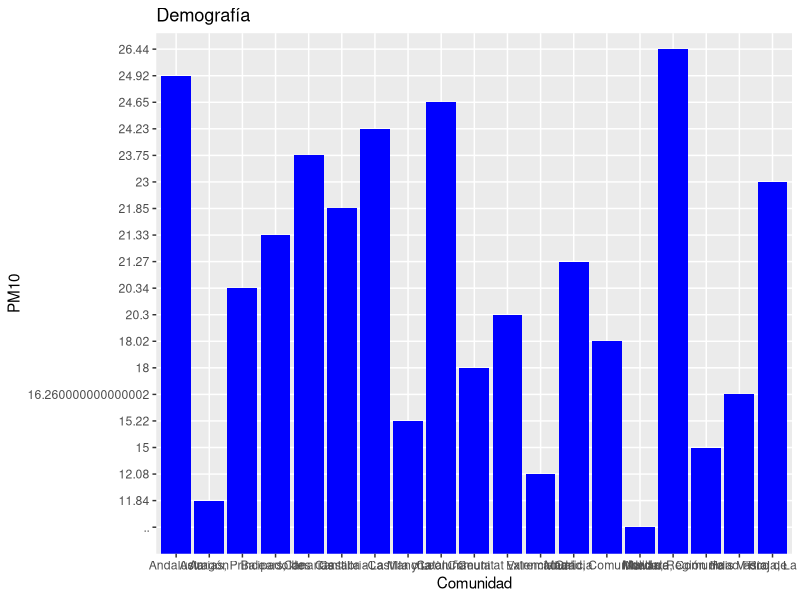
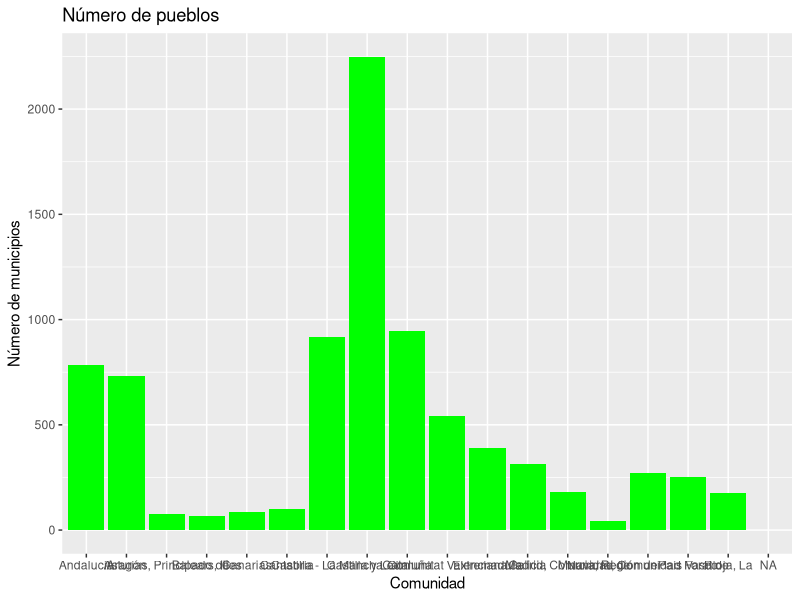
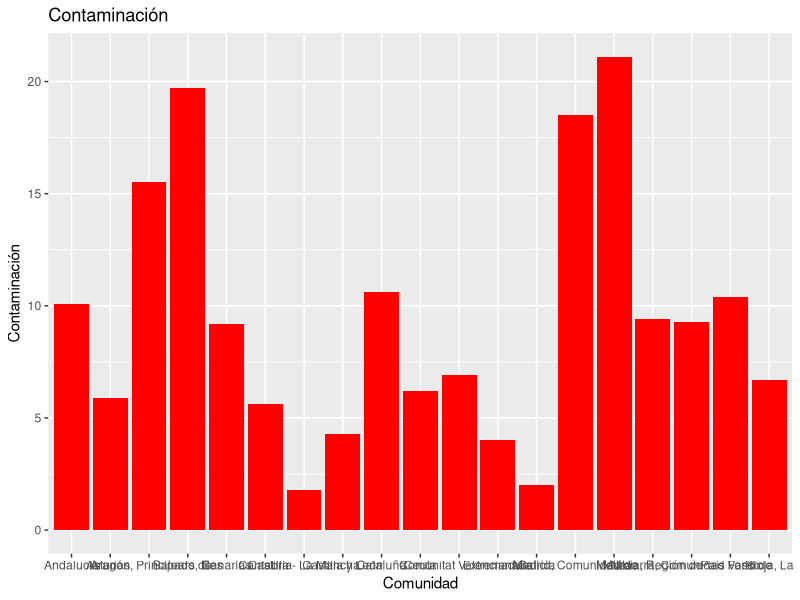
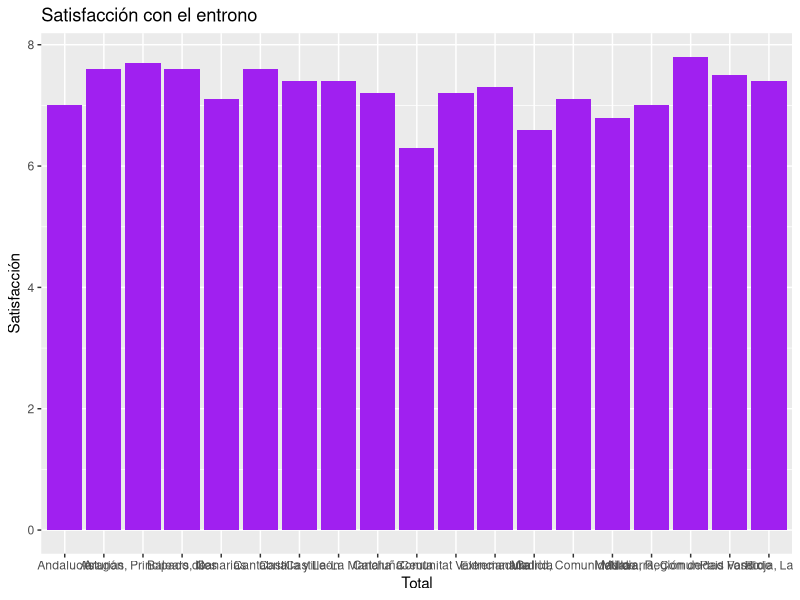
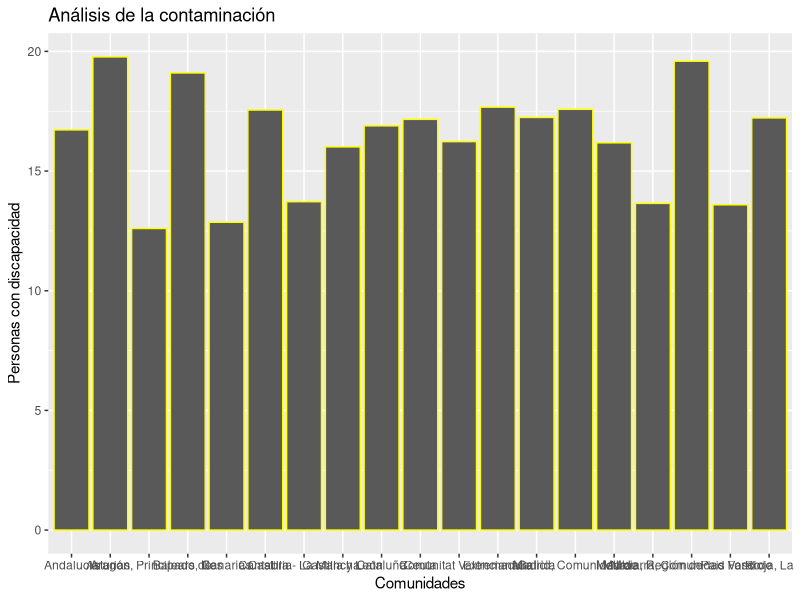
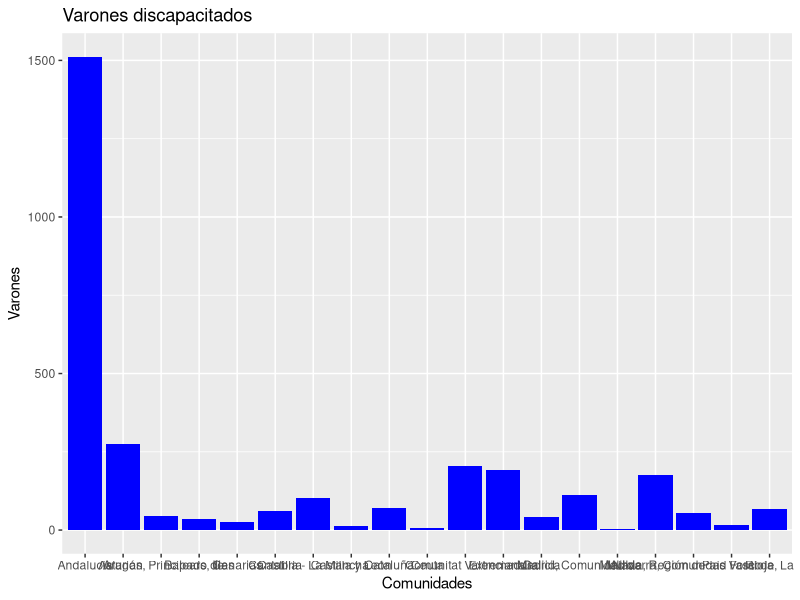
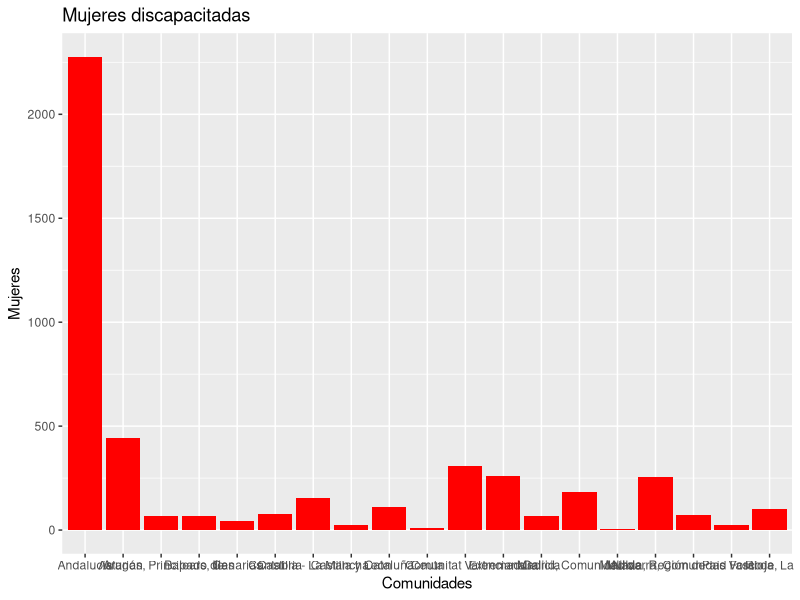
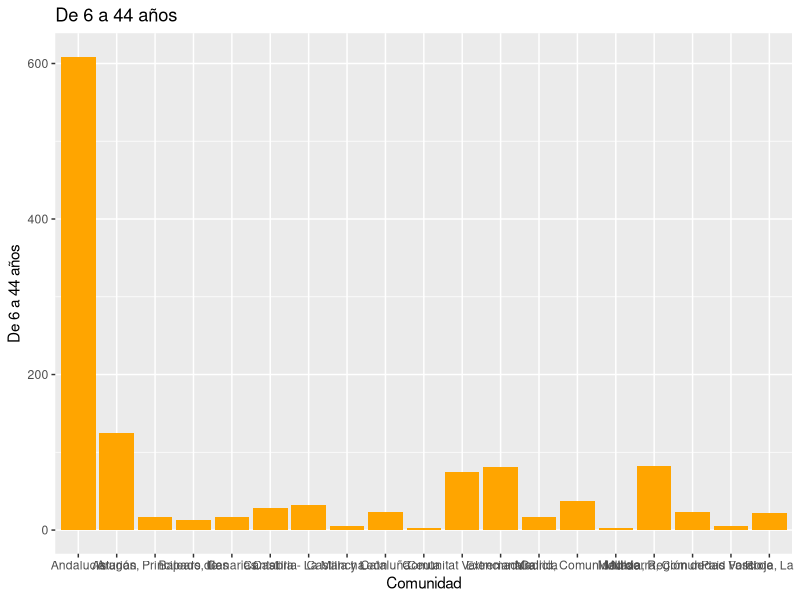

Reproduce these figures in R, in order.
## ---- chunk 1

library(readxl)

Demografia <- read_excel("DATA/Demografia.xlsx")

View(Demografia)

## ---- chunk 2
dim(Demografia)

class(Demografia)

## ---- chunk 3
dim(Demografia)

class(Demografia)
## ---- chunk 4
make.names(Demografia)

Demografia$PM10

is.double(Demografia$PM10)

typeof(Demografia$PM10)

Demografia <- dplyr::rename(.data = Demografia, Comunidad = `Total*`)

Demografia
## ---- chunk 5
as.double(Demografia$PM10)

typeof(as.double(Demografia$PM10))
## ---- chunk 6
mean(as.double(Demografia$PM10), na.rm = TRUE) 
## ---- chunk 7
median(as.double(Demografia$PM10), na.rm = TRUE)

## ---- chunk 8
Demografia$Comunidad[Demografia$PM10 == min(as.double(Demografia$PM10), na.rm = TRUE)]
## ---- chunk 9
Demografia$Comunidad[Demografia$PM10 == max(as.double(Demografia$PM10), na.rm = TRUE)]
## ---- chunk 10
summary(as.double(Demografia$PM10), na.rm = TRUE)
## ---- chunk 11
library(tidyverse)
library(ggplot2)

ggplot(data = Demografia, aes(x = `Comunidad`, y = `PM10`)) +  geom_bar(stat="identity", position="stack", fill="blue", show.legend = TRUE) + ggtitle("Demografía")
## ---- chunk 12
library(readxl)

Pueblos <- read_excel("DATA/Pueblos.xlsx")

View(Pueblos)

dim(Pueblos)

class(Pueblos)
## ---- chunk 13
Pueblos <- dplyr::rename(.data = Pueblos, Comunidad = `Comunidades Autónomas`)

Pueblos

make.names(Pueblos)

Pueblos[,2]

typeof(Pueblos$`Número de municipios`)

typeof(Pueblos$`Número de municipios`)

summary(as.integer(Pueblos$`Número de municipios`), na.rm = TRUE)

ggplot(data = Pueblos, aes(x = `Comunidad`, y = `Número de municipios`)) +  geom_bar(stat="identity", position="stack", fill="green", show.legend = TRUE) + ggtitle("Número de pueblos")
## ---- chunk 14
DemPueblos <- full_join(x = Demografia, y = Pueblos, by = c("Comunidad"))

DemPueblos
## ---- chunk 15
library(readxl)

Contaminacion <- read_excel("DATA/Contaminacion.xlsx")

View(Contaminacion)
## ---- chunk 16

dim(Contaminacion)

class(Contaminacion)
## ---- chunk 17

make.names(Contaminacion)

Contaminacion$`Contaminación`

is.double(Contaminacion$`Contaminación`)
## ---- chunk 18
mean(as.double(Contaminacion$`Contaminación`), na.rm = TRUE) 
## ---- chunk 19
median(as.double(Contaminacion$`Contaminación`), na.rm = TRUE)

## ---- chunk 20
Contaminacion$`Comunidad`[Contaminacion$`Contaminación` == min(as.double(Contaminacion$`Contaminación`), na.rm = TRUE)]
## ---- chunk 21
Contaminacion$`Comunidad`[Contaminacion$`Contaminación` == max(as.double(Contaminacion$`Contaminación`), na.rm = TRUE)]
## ---- chunk 22
summary(as.double(Contaminacion$`Contaminación`), na.rm = TRUE)

## ---- chunk 23
Contaminacion$`Contaminación`[Contaminacion$`Comunidad` == "Castilla y León"]

## ---- chunk 24
    Contaminacion$`Contaminación`[Contaminacion$`Comunidad` == "Aragón"]

## ---- chunk 25
    Contaminacion$`Contaminación`[Contaminacion$`Comunidad` == "Murcia, Región de"]

## ---- chunk 26
    Contaminacion$`Contaminación`[Contaminacion$`Comunidad` == "Madrid, Comunidad de"]

## ---- chunk 27
ggplot(data = Contaminacion, aes(x = `Comunidad`, y = `Contaminación`)) +  geom_bar(stat="identity", position="stack", fill="red", show.legend = TRUE) + ggtitle("Contaminación")
## ---- chunk 28
library(readxl)

Satisfacción_con_el_entorno <- read_excel("DATA/Satisfaccion.xlsx")

View(Satisfacción_con_el_entorno)
## ---- chunk 29

dim(Satisfacción_con_el_entorno)

class(Satisfacción_con_el_entorno)
## ---- chunk 30
make.names(Satisfacción_con_el_entorno)

Satisfacción_con_el_entorno$Satisfacción

is.double(Satisfacción_con_el_entorno$Satisfacción)

typeof(Satisfacción_con_el_entorno$Satisfacción)
## ---- chunk 31
mean(as.double(Satisfacción_con_el_entorno$Satisfacción), na.rm = TRUE)

## ---- chunk 32
median(as.double(Satisfacción_con_el_entorno$Satisfacción), na.rm = TRUE) 
## ---- chunk 33
Satisfacción_con_el_entorno$`Total`[Satisfacción_con_el_entorno$Satisfacción == min(as.double(Satisfacción_con_el_entorno$Satisfacción), na.rm = TRUE)]

## ---- chunk 34
Satisfacción_con_el_entorno$`Total`[Satisfacción_con_el_entorno$Satisfacción == max(as.double(Satisfacción_con_el_entorno$Satisfacción), na.rm = TRUE)]

## ---- chunk 35
summary(as.double(Satisfacción_con_el_entorno$Satisfacción), na.rm = TRUE)

## ---- chunk 36
    Satisfacción_con_el_entorno$`Satisfacción`[Satisfacción_con_el_entorno$`Total` == "Castilla y León"]
## ---- chunk 37
    Satisfacción_con_el_entorno$`Satisfacción`[Satisfacción_con_el_entorno$`Total` == "Aragón"]
## ---- chunk 38
    Satisfacción_con_el_entorno$`Satisfacción`[Satisfacción_con_el_entorno$`Total` == "Murcia, Región de"]
## ---- chunk 39
    Satisfacción_con_el_entorno$`Satisfacción`[Satisfacción_con_el_entorno$`Total` == "Madrid, Comunidad de"]
## ---- chunk 40
library(tidyverse)
ggplot(data = Satisfacción_con_el_entorno, aes(x = `Total`, y = `Satisfacción`)) +  geom_bar(stat="identity", position="stack", fill="purple") + ggtitle("Satisfacción con el entrono") 
## ---- chunk 41
library(readxl)

Discapacitados <- read_excel("DATA/Proporcion discapacitados.xlsx")

View(Discapacitados)
## ---- chunk 42

dim(Discapacitados)

class(Discapacitados)

## ---- chunk 43

make.names(Discapacitados)

Discapacitados$`Personas con discapacidad`

is.double(Discapacitados$`Personas con discapacidad`)

typeof(Discapacitados$`Personas con discapacidad`)

## ---- chunk 44
mean(Discapacitados$`Personas con discapacidad`, na.rm = TRUE) 

## ---- chunk 45
median(Discapacitados$`Personas con discapacidad`, na.rm = TRUE)

## ---- chunk 46
Discapacitados$`Comunidades`[Discapacitados$`Personas con discapacidad` == min(Discapacitados$`Personas con discapacidad`, na.rm = TRUE)]

## ---- chunk 47
Discapacitados$`Comunidades`[Discapacitados$`Personas con discapacidad` == max(Discapacitados$`Personas con discapacidad`, na.rm = TRUE)]

## ---- chunk 48
summary(Discapacitados$`Personas con discapacidad`, na.rm = TRUE)

## ---- chunk 49
Discapacitados$`Personas con discapacidad`[Discapacitados$`Comunidades`== "Castilla y León"]

## ---- chunk 50
Discapacitados$`Personas con discapacidad`[Discapacitados$`Comunidades`== "Aragón"]

## ---- chunk 51
Discapacitados$`Personas con discapacidad`[Discapacitados$`Comunidades`== "Murcia, Región de"]

## ---- chunk 52
Discapacitados$`Personas con discapacidad`[Discapacitados$`Comunidades`== "Madrid, Comunidad de"]

## ---- chunk 53
library(tidyverse)

ggplot(data = Discapacitados, aes(x = `Comunidades`, y = `Personas con discapacidad`)) +  geom_bar(stat="identity", position="stack", colour="yellow", show.legend = TRUE) + ggtitle("Análisis de la contaminación")
## ---- chunk 54
library(readxl)

DiscSexo <- read_excel("DATA/Discapacidad por sexo.xlsx")

View(DiscSexo)

## ---- chunk 55

dim(DiscSexo)

class(DiscSexo)

## ---- chunk 56

make.names(DiscSexo)

DiscSexo$`Varones`

DiscSexo$`Mujeres`

is.double(DiscSexo$`Varones`)

typeof(DiscSexo$`Varones`)

## ---- chunk 57
mean(DiscSexo$`Varones`, na.rm = TRUE) 

mean(DiscSexo$`Mujeres`, na.rm = TRUE) 

## ---- chunk 58
median(DiscSexo$`Varones`, na.rm = TRUE)

median(DiscSexo$`Mujeres`, na.rm = TRUE)

## ---- chunk 59
DiscSexo$`Comunidades`[DiscSexo$`Varones` == min(DiscSexo$`Varones`, na.rm = TRUE)]

DiscSexo$`Comunidades`[DiscSexo$`Mujeres` == min(DiscSexo$`Mujeres`, na.rm = TRUE)]

## ---- chunk 60
DiscSexo$`Comunidades`[DiscSexo$`Varones` == max(DiscSexo$`Varones`, na.rm = TRUE)]

DiscSexo$`Comunidades`[DiscSexo$`Mujeres` == max(DiscSexo$`Mujeres`, na.rm = TRUE)]

## ---- chunk 61
summary(DiscSexo$`Varones`, na.rm = TRUE)

summary(DiscSexo$`Mujeres`, na.rm = TRUE)

## ---- chunk 62
library(tidyverse)

ggplot(data = DiscSexo, aes(x = `Comunidades`, y = `Varones`)) +  geom_bar(stat="identity", position="stack", fill="blue", show.legend = TRUE) + ggtitle("Varones discapacitados")

ggplot(data = DiscSexo, aes(x = `Comunidades`, y = `Mujeres`)) +  geom_bar(stat="identity", position="stack", fill="red", show.legend = TRUE) + ggtitle("Mujeres discapacitadas")

## ---- chunk 63
library(readxl)

DiscEdad <- read_excel("DATA/Discapacidad por edad.xlsx")

View(DiscEdad)

## ---- chunk 64
dim(DiscEdad)

class(DiscEdad)

## ---- chunk 65
make.names(DiscEdad)

DiscEdad$`De 6 a 44 años`

is.double(DiscEdad$`De 6 a 44 años`)

typeof(DiscEdad$`De 6 a 44 años`)

DiscEdad <- dplyr::rename(.data = DiscEdad, Comunidad =`...1`)

DiscEdad

## ---- chunk 66
summary(DiscEdad, na.rm = TRUE)

## ---- chunk 67
library(tidyverse)

ggplot(data = DiscEdad, aes(x = Comunidad, y = `De 6 a 44 años`)) +  geom_bar(stat="identity", position="stack", fill="orange", show.legend = TRUE) + ggtitle("De 6 a 44 años")

ggplot(data = DiscEdad, aes(x = Comunidad, y = `De 45 a 64 años`)) +  geom_bar(stat="identity", position="stack", fill="blue", show.legend = TRUE) + ggtitle("De 45 a 64 años")

ggplot(data = DiscEdad, aes(x = Comunidad, y = `De 65 a 79 años`)) +  geom_bar(stat="identity", position="stack", fill="yellow", show.legend = TRUE) + ggtitle("De 65 a 79 años")

ggplot(data = DiscEdad, aes(x = Comunidad, y = `De 80 a 84 años`)) +  geom_bar(stat="identity", position="stack", fill="red", show.legend = TRUE) + ggtitle("De 80 a 84 años")

ggplot(data = DiscEdad, aes(x = Comunidad, y = `De 85 a 89 años`)) +  geom_bar(stat="identity", position="stack", fill="pink", show.legend = TRUE) + ggtitle("De 85 a 89 año")

ggplot(data = DiscEdad, aes(x = Comunidad, y = `Más de 90 años`)) +  geom_bar(stat="identity", position="stack", fill="purple", show.legend = TRUE) + ggtitle("Más de 90 años")

## ---- chunk 68
library(readxl)

Discapacidad_y_Autonomia_personal <- read_excel("DATA/Discapacidad y Autonomia personal.xlsx")

View(Discapacidad_y_Autonomia_personal)

## ---- chunk 69
dim(Discapacidad_y_Autonomia_personal)

class(Discapacidad_y_Autonomia_personal)

## ---- chunk 70
make.names(Discapacidad_y_Autonomia_personal)

Discapacidad_y_Autonomia_personal$`Supervivencia a la edad`

is.double(Discapacidad_y_Autonomia_personal$`Supervivencia a la edad`)

typeof(Discapacidad_y_Autonomia_personal$`Supervivencia a la edad`)

## ---- chunk 71
summary(Discapacidad_y_Autonomia_personal, na.rm = TRUE)

## ---- chunk 72
summary(Discapacidad_y_Autonomia_personal$`Supervivencia a la edad`, na.rm = TRUE)

Discapacidad_y_Autonomia_personal$`Comunidad`[Discapacidad_y_Autonomia_personal$`Supervivencia a la edad` == min(Discapacidad_y_Autonomia_personal$`Supervivencia a la edad`, na.rm = TRUE)]

Discapacidad_y_Autonomia_personal$`Comunidad`[Discapacidad_y_Autonomia_personal$`Supervivencia a la edad` == max(Discapacidad_y_Autonomia_personal$`Supervivencia a la edad`, na.rm = TRUE)]

library(tidyverse)
ggplot(data = Discapacidad_y_Autonomia_personal, aes(x = `Comunidad`, y = `Supervivencia a la edad`)) +  geom_bar(stat="identity", position="stack", fill="green") + ggtitle("Esperanza de vida")

## ---- chunk 73
summary(Discapacidad_y_Autonomia_personal$`Tasa de enfermedad crónica`, na.rm = TRUE)

Discapacidad_y_Autonomia_personal$`Comunidad`[Discapacidad_y_Autonomia_personal$`Tasa de enfermedad crónica` == min(Discapacidad_y_Autonomia_personal$`Tasa de enfermedad crónica`, na.rm = TRUE)]

Discapacidad_y_Autonomia_personal$`Comunidad`[Discapacidad_y_Autonomia_personal$`Tasa de enfermedad crónica` == max(Discapacidad_y_Autonomia_personal$`Tasa de enfermedad crónica`, na.rm = TRUE)]

library(tidyverse)
ggplot(data = Discapacidad_y_Autonomia_personal, aes(x = `Comunidad`, y = `Tasa de enfermedad crónica`)) +  geom_bar(stat="identity", position="stack", fill="red") + ggtitle("Tasa de enfermedad crónica")

## ---- chunk 74
summary(Discapacidad_y_Autonomia_personal$`Tasa de mala salud percibida`, na.rm = TRUE)

Discapacidad_y_Autonomia_personal$`Comunidad`[Discapacidad_y_Autonomia_personal$`Tasa de mala salud percibida` == min(Discapacidad_y_Autonomia_personal$`Tasa de mala salud percibida`, na.rm = TRUE)]

Discapacidad_y_Autonomia_personal$`Comunidad`[Discapacidad_y_Autonomia_personal$`Tasa de mala salud percibida` == max(Discapacidad_y_Autonomia_personal$`Tasa de mala salud percibida`, na.rm = TRUE)]

library(tidyverse)
ggplot(data = Discapacidad_y_Autonomia_personal, aes(x = `Comunidad`, y = `Tasa de mala salud percibida`)) +  geom_bar(stat="identity", position="stack", fill="pink") + ggtitle("Tasa de mala salud percibida")

## ---- chunk 75
summary(Discapacidad_y_Autonomia_personal$`Tasa de discapacidad`, na.rm = TRUE)

Discapacidad_y_Autonomia_personal$`Comunidad`[Discapacidad_y_Autonomia_personal$`Tasa de discapacidad` == min(Discapacidad_y_Autonomia_personal$`Tasa de discapacidad`, na.rm = TRUE)]

Discapacidad_y_Autonomia_personal$`Comunidad`[Discapacidad_y_Autonomia_personal$`Tasa de discapacidad` == max(Discapacidad_y_Autonomia_personal$`Tasa de discapacidad`, na.rm = TRUE)]

library(tidyverse)
ggplot(data = Discapacidad_y_Autonomia_personal, aes(x = `Comunidad`, y = `Tasa de discapacidad`)) +  geom_bar(stat="identity", position="stack", fill="orange") + ggtitle("Tasa de discapacidad")

## ---- chunk 76
Discapacitados %>%
  full_join(x = ., y = Discapacidad_y_Autonomia_personal %>%
              select(`Comunidad`, `Tasa de discapacidad`), 
            by = c("Comunidades" = "Comunidad"))
## ---- chunk 77
summary(Discapacidad_y_Autonomia_personal$`Tasa de discapacidad severa`, na.rm = TRUE)

Discapacidad_y_Autonomia_personal$`Comunidad`[Discapacidad_y_Autonomia_personal$`Tasa de discapacidad severa` == min(Discapacidad_y_Autonomia_personal$`Tasa de discapacidad severa`, na.rm = TRUE)]

Discapacidad_y_Autonomia_personal$`Comunidad`[Discapacidad_y_Autonomia_personal$`Tasa de discapacidad severa` == max(Discapacidad_y_Autonomia_personal$`Tasa de discapacidad severa`, na.rm = TRUE)]

library(tidyverse)
ggplot(data = Discapacidad_y_Autonomia_personal, aes(x = `Comunidad`, y = `Tasa de discapacidad severa`)) +  geom_bar(stat="identity", position="stack", fill="grey") + ggtitle("Tasa de discapacidad severa")

## ---- chunk 78
summary(Discapacidad_y_Autonomia_personal$`Tasa de discapacidad de los que necesitan ayudas`, na.rm = TRUE)

Discapacidad_y_Autonomia_personal$`Comunidad`[Discapacidad_y_Autonomia_personal$`Tasa de discapacidad de los que necesitan ayudas` == min(Discapacidad_y_Autonomia_personal$`Tasa de discapacidad de los que necesitan ayudas`, na.rm = TRUE)]

Discapacidad_y_Autonomia_personal$`Comunidad`[Discapacidad_y_Autonomia_personal$`Tasa de discapacidad de los que necesitan ayudas` == max(Discapacidad_y_Autonomia_personal$`Tasa de discapacidad de los que necesitan ayudas`, na.rm = TRUE)]

library(tidyverse)
ggplot(data = Discapacidad_y_Autonomia_personal, aes(x = `Comunidad`, y = `Tasa de discapacidad de los que necesitan ayudas`)) +  geom_bar(stat="identity", position="stack", fill="purple") + ggtitle("Tasa de discapacidad de los que necesitan ayudas")

## ---- chunk 79
Discapacidad_y_Autonomia_personal %>%
  select(`Comunidad`, `Tasa de discapacidad severa`, `Tasa de discapacidad de los que necesitan ayudas`)
## ---- chunk 80
summary(Discapacidad_y_Autonomia_personal$`Tasa de discapacidad para las actividades básicas de la vida diaria`, na.rm = TRUE)

Discapacidad_y_Autonomia_personal$`Comunidad`[Discapacidad_y_Autonomia_personal$`Tasa de discapacidad para las actividades básicas de la vida diaria` == min(Discapacidad_y_Autonomia_personal$`Tasa de discapacidad para las actividades básicas de la vida diaria`, na.rm = TRUE)]

Discapacidad_y_Autonomia_personal$`Comunidad`[Discapacidad_y_Autonomia_personal$`Tasa de discapacidad para las actividades básicas de la vida diaria` == max(Discapacidad_y_Autonomia_personal$`Tasa de discapacidad para las actividades básicas de la vida diaria`, na.rm = TRUE)]

library(tidyverse)
ggplot(data = Discapacidad_y_Autonomia_personal, aes(x = `Comunidad`, y = `Tasa de discapacidad para las actividades básicas de la vida diaria`)) +  geom_bar(stat="identity", position="stack", fill="white") + ggtitle("Tasa de discapacidad para las actividades básicas de la vida diaria")

## ---- chunk 81
summary(Discapacidad_y_Autonomia_personal$`Tasa de discapacidad de movilidad`, na.rm = TRUE)

Discapacidad_y_Autonomia_personal$`Comunidad`[Discapacidad_y_Autonomia_personal$`Tasa de discapacidad de movilidad` == min(Discapacidad_y_Autonomia_personal$`Tasa de discapacidad de movilidad`, na.rm = TRUE)]

Discapacidad_y_Autonomia_personal$`Comunidad`[Discapacidad_y_Autonomia_personal$`Tasa de discapacidad de movilidad` == max(Discapacidad_y_Autonomia_personal$`Tasa de discapacidad de movilidad`, na.rm = TRUE)]

library(tidyverse)
ggplot(data = Discapacidad_y_Autonomia_personal, aes(x = `Comunidad`, y = `Tasa de discapacidad de movilidad`)) +  geom_bar(stat="identity", position="stack", fill="black") + ggtitle("Tasa de discapacidad de movilidad")

## ---- chunk 82
summary(Discapacidad_y_Autonomia_personal$`Tasa de discapacidad de autocuidado`, na.rm = TRUE)

Discapacidad_y_Autonomia_personal$`Comunidad`[Discapacidad_y_Autonomia_personal$`Tasa de discapacidad de autocuidado` == min(Discapacidad_y_Autonomia_personal$`Tasa de discapacidad de autocuidado`, na.rm = TRUE)]

Discapacidad_y_Autonomia_personal$`Comunidad`[Discapacidad_y_Autonomia_personal$`Tasa de discapacidad de autocuidado` == max(Discapacidad_y_Autonomia_personal$`Tasa de discapacidad de autocuidado`, na.rm = TRUE)]

library(tidyverse)
ggplot(data = Discapacidad_y_Autonomia_personal, aes(x = `Comunidad`, y = `Tasa de discapacidad de autocuidado`)) +  geom_bar(stat="identity", position="stack", fill="yellow") + ggtitle("Tasa de discapacidad de autocuidado")

## ---- chunk 83
summary(Discapacidad_y_Autonomia_personal$`Tasa de discapacidad para realizar las tareas del hogar`, na.rm = TRUE)

Discapacidad_y_Autonomia_personal$`Comunidad`[Discapacidad_y_Autonomia_personal$`Tasa de discapacidad para realizar las tareas del hogar` == min(Discapacidad_y_Autonomia_personal$`Tasa de discapacidad para realizar las tareas del hogar`, na.rm = TRUE)]

Discapacidad_y_Autonomia_personal$`Comunidad`[Discapacidad_y_Autonomia_personal$`Tasa de discapacidad para realizar las tareas del hogar` == max(Discapacidad_y_Autonomia_personal$`Tasa de discapacidad para realizar las tareas del hogar`, na.rm = TRUE)]

library(tidyverse)
ggplot(data = Discapacidad_y_Autonomia_personal, aes(x = `Comunidad`, y = `Tasa de discapacidad para realizar las tareas del hogar`)) +  geom_bar(stat="identity", position="stack", fill="green") + ggtitle("Tasa de discapacidad para realizar tareas del hogar")

## ---- chunk 84
summary(Discapacidad_y_Autonomia_personal$`Tasa de discapacidad de visión`, na.rm = TRUE)

Discapacidad_y_Autonomia_personal$`Comunidad`[Discapacidad_y_Autonomia_personal$`Tasa de discapacidad de visión` == min(Discapacidad_y_Autonomia_personal$`Tasa de discapacidad de visión`, na.rm = TRUE)]

Discapacidad_y_Autonomia_personal$`Comunidad`[Discapacidad_y_Autonomia_personal$`Tasa de discapacidad de visión` == max(Discapacidad_y_Autonomia_personal$`Tasa de discapacidad de visión`, na.rm = TRUE)]

library(tidyverse)
ggplot(data = Discapacidad_y_Autonomia_personal, aes(x = `Comunidad`, y = `Tasa de discapacidad de visión`)) +  geom_bar(stat="identity", position="stack", fill="brown") + ggtitle("Tasa de discapacidad de visión")

## ---- chunk 85
summary(Discapacidad_y_Autonomia_personal$`Tasa de discapacidad de audición`, na.rm = TRUE)

Discapacidad_y_Autonomia_personal$`Comunidad`[Discapacidad_y_Autonomia_personal$`Tasa de discapacidad de audición` == min(Discapacidad_y_Autonomia_personal$`Tasa de discapacidad de audición`, na.rm = TRUE)]

Discapacidad_y_Autonomia_personal$`Comunidad`[Discapacidad_y_Autonomia_personal$`Tasa de discapacidad de audición` == max(Discapacidad_y_Autonomia_personal$`Tasa de discapacidad de audición`, na.rm = TRUE)]

library(tidyverse)
ggplot(data = Discapacidad_y_Autonomia_personal, aes(x = `Comunidad`, y = `Tasa de discapacidad de audición`)) +  geom_bar(stat="identity", position="stack", fill="red") + ggtitle("Tasa de discapacidad de audición")

## ---- chunk 86
summary(Discapacidad_y_Autonomia_personal$`Tasa de discapacidad de deficiencias osteoarticulares`, na.rm = TRUE)

Discapacidad_y_Autonomia_personal$`Comunidad`[Discapacidad_y_Autonomia_personal$`Tasa de discapacidad de deficiencias osteoarticulares` == min(Discapacidad_y_Autonomia_personal$`Tasa de discapacidad de deficiencias osteoarticulares`, na.rm = TRUE)]

Discapacidad_y_Autonomia_personal$`Comunidad`[Discapacidad_y_Autonomia_personal$`Tasa de discapacidad de deficiencias osteoarticulares` == max(Discapacidad_y_Autonomia_personal$`Tasa de discapacidad de deficiencias osteoarticulares`, na.rm = TRUE)]

library(tidyverse)
ggplot(data = Discapacidad_y_Autonomia_personal, aes(x = `Comunidad`, y = `Tasa de discapacidad de deficiencias osteoarticulares`)) +  geom_bar(stat="identity", position="stack", fill="blue") + ggtitle("Tasa de discapacidad de deficiencias osteoarticulares")

## ---- chunk 87
library(readxl)

Limitaciones_vida_cotidiana <- read_excel("DATA/Limitaciones vida cotidiana.xlsx")

View(Limitaciones_vida_cotidiana)

## ---- chunk 88
dim(Limitaciones_vida_cotidiana)

class(Limitaciones_vida_cotidiana)

## ---- chunk 89
make.names(Limitaciones_vida_cotidiana)

Limitaciones_vida_cotidiana$`Para cocinar`

is.double(Limitaciones_vida_cotidiana$`Para cocinar`)

typeof(Limitaciones_vida_cotidiana$`Para cocinar`)

## ---- chunk 90
summary(Limitaciones_vida_cotidiana, na.rm = TRUE)

Media_cocinar <- mean(Limitaciones_vida_cotidiana$`Para cocinar`, na.rm=TRUE)

Media_cocinar

Media_tfno <- mean(Limitaciones_vida_cotidiana$`Para usar el teléfono`, na.rm=TRUE)

Media_tfno

Media_compras <- mean(Limitaciones_vida_cotidiana$`Para realizar compras`, na.rm=TRUE)

Media_compras

Media_medicamentos <- mean(Limitaciones_vida_cotidiana$`Para administrar los medicamentos`, na.rm=TRUE)

Media_medicamentos 

Media_tareas <- mean(Limitaciones_vida_cotidiana$`Para realizar tareas domésticas`, na.rm=TRUE)

Media_tareas

Media_tramites <- mean(Limitaciones_vida_cotidiana$`Para ocuparse de los trámites administrativos diarios`, na.rm=TRUE)

Media_tramites

Medias <- c(Media_cocinar, Media_tfno, Media_compras, Media_medicamentos, Media_tareas, Media_tramites)

max(Medias, na.rm=TRUE)

Medias[max(Medias, na.rm=TRUE)]

## ---- chunk 91
summary(Limitaciones_vida_cotidiana$`Para cocinar`, na.rm = TRUE)

Limitaciones_vida_cotidiana$`Comunidad`[Limitaciones_vida_cotidiana$`Para cocinar`== min(Limitaciones_vida_cotidiana$`Para cocinar`, na.rm = TRUE)]

Limitaciones_vida_cotidiana$`Comunidad`[Limitaciones_vida_cotidiana$`Para cocinar` == max(Limitaciones_vida_cotidiana$`Para cocinar`, na.rm = TRUE)]

library(tidyverse)
ggplot(data = Limitaciones_vida_cotidiana, aes(x = `Comunidad`, y = `Para cocinar`)) +  geom_bar(stat="identity", position="stack", fill="pink") + ggtitle("Para cocinar")

## ---- chunk 92
summary(Limitaciones_vida_cotidiana$`Para realizar compras`, na.rm = TRUE)

Limitaciones_vida_cotidiana$`Comunidad`[Limitaciones_vida_cotidiana$`Para realizar compras`== min(Limitaciones_vida_cotidiana$`Para realizar compras`, na.rm = TRUE)]

Limitaciones_vida_cotidiana$`Comunidad`[Limitaciones_vida_cotidiana$`Para realizar compras` == max(Limitaciones_vida_cotidiana$`Para realizar compras`, na.rm = TRUE)]

library(tidyverse)
ggplot(data = Limitaciones_vida_cotidiana, aes(x = `Comunidad`, y = `Para realizar compras`)) +  geom_bar(stat="identity", position="stack", fill="green") + ggtitle("Para realizar compras")

## ---- chunk 93
summary(Limitaciones_vida_cotidiana$`Para usar el teléfono`, na.rm = TRUE)

Limitaciones_vida_cotidiana$`Comunidad`[Limitaciones_vida_cotidiana$`Para usar el teléfono`== min(Limitaciones_vida_cotidiana$`Para usar el teléfono`, na.rm = TRUE)]

Limitaciones_vida_cotidiana$`Comunidad`[Limitaciones_vida_cotidiana$`Para usar el teléfono` == max(Limitaciones_vida_cotidiana$`Para usar el teléfono`, na.rm = TRUE)]

library(tidyverse)
ggplot(data = Limitaciones_vida_cotidiana, aes(x = `Comunidad`, y = `Para usar el teléfono`)) +  geom_bar(stat="identity", position="stack", fill="red") + ggtitle("Para usar el teléfono")

## ---- chunk 94
summary(Limitaciones_vida_cotidiana$`Para administrar los medicamentos`, na.rm = TRUE)

Limitaciones_vida_cotidiana$`Comunidad`[Limitaciones_vida_cotidiana$`Para administrar los medicamentos`== min(Limitaciones_vida_cotidiana$`Para administrar los medicamentos`, na.rm = TRUE)]

Limitaciones_vida_cotidiana$`Comunidad`[Limitaciones_vida_cotidiana$`Para administrar los medicamentos` == max(Limitaciones_vida_cotidiana$`Para administrar los medicamentos`, na.rm = TRUE)]

library(tidyverse)
ggplot(data = Limitaciones_vida_cotidiana, aes(x = `Comunidad`, y = `Para administrar los medicamentos`)) +  geom_bar(stat="identity", position="stack", fill="blue") + ggtitle("Para administrar los medicamentos")

## ---- chunk 95
summary(Limitaciones_vida_cotidiana$`Para realizar tareas domésticas`, na.rm = TRUE)

Limitaciones_vida_cotidiana$`Comunidad`[Limitaciones_vida_cotidiana$`Para realizar tareas domésticas`== min(Limitaciones_vida_cotidiana$`Para realizar tareas domésticas`, na.rm = TRUE)]

Limitaciones_vida_cotidiana$`Comunidad`[Limitaciones_vida_cotidiana$`Para realizar tareas domésticas` == max(Limitaciones_vida_cotidiana$`Para realizar tareas domésticas`, na.rm = TRUE)]

library(tidyverse)
ggplot(data = Limitaciones_vida_cotidiana, aes(x = `Comunidad`, y = `Para realizar tareas domésticas`)) +  geom_bar(stat="identity", position="stack", fill="orange") + ggtitle("Para realizar tareas domésticas")

## ---- chunk 96
summary(Limitaciones_vida_cotidiana$`Para ocuparse de los trámites administrativos diarios`, na.rm = TRUE)

Limitaciones_vida_cotidiana$`Comunidad`[Limitaciones_vida_cotidiana$`Para ocuparse de los trámites administrativos diarios`== min(Limitaciones_vida_cotidiana$`Para ocuparse de los trámites administrativos diarios`, na.rm = TRUE)]

Limitaciones_vida_cotidiana$`Comunidad`[Limitaciones_vida_cotidiana$`Para ocuparse de los trámites administrativos diarios` == max(Limitaciones_vida_cotidiana$`Para ocuparse de los trámites administrativos diarios`, na.rm = TRUE)]

library(tidyverse)
ggplot(data = Limitaciones_vida_cotidiana, aes(x = `Comunidad`, y = `Para ocuparse de los trámites administrativos diarios`)) +  geom_bar(stat="identity", position="stack", fill="red") + ggtitle("Para ocuparse de los trámites administrativos diarios")

## ---- chunk 97
library(readxl)
Necesidades_no_satisfechas <- read_excel("DATA/Necesidades_no _satisfechas.xlsx")
View(Necesidades_no_satisfechas)

## ---- chunk 98
dim(Necesidades_no_satisfechas)

class(Necesidades_no_satisfechas)

## ---- chunk 99
make.names(Necesidades_no_satisfechas)

Necesidades_no_satisfechas$Necesidades

is.double(Necesidades_no_satisfechas$Necesidades)

typeof(Necesidades_no_satisfechas$Necesidades)

## ---- chunk 100
mean(as.double(Necesidades_no_satisfechas$Necesidades), na.rm = TRUE) 

## ---- chunk 101
Necesidades_no_satisfechas$`Comunidades`[Necesidades_no_satisfechas$Necesidades == min(as.double(Necesidades_no_satisfechas$Necesidades), na.rm = TRUE)]

## ---- chunk 102
Necesidades_no_satisfechas$`Comunidades`[Necesidades_no_satisfechas$Necesidades == max(as.double(Necesidades_no_satisfechas$Necesidades), na.rm = TRUE)]

## ---- chunk 103
summary(as.double(Necesidades_no_satisfechas$Necesidades), na.rm = TRUE)

## ---- chunk 104
 Necesidades_no_satisfechas$`Necesidades`[Necesidades_no_satisfechas$`Comunidades` == "Castilla y León"]

## ---- chunk 105
Necesidades_no_satisfechas$`Necesidades`[Necesidades_no_satisfechas$`Comunidades` == "Aragón"]

## ---- chunk 106
Necesidades_no_satisfechas$`Necesidades`[Necesidades_no_satisfechas$`Comunidades` == "Murcia, Región de"]

## ---- chunk 107
Necesidades_no_satisfechas$`Necesidades`[Necesidades_no_satisfechas$`Comunidades` == "Madrid, Comunidad de"]

## ---- chunk 108
library(tidyverse)

ggplot(data = Necesidades_no_satisfechas, aes(x = `Comunidades`, y = `Necesidades`)) +  geom_bar(stat="identity", position="stack", fill="purple") + ggtitle("Necesidades no satisfechas") + ggtitle("Necesidades no satisfechas de los discapacitados")

